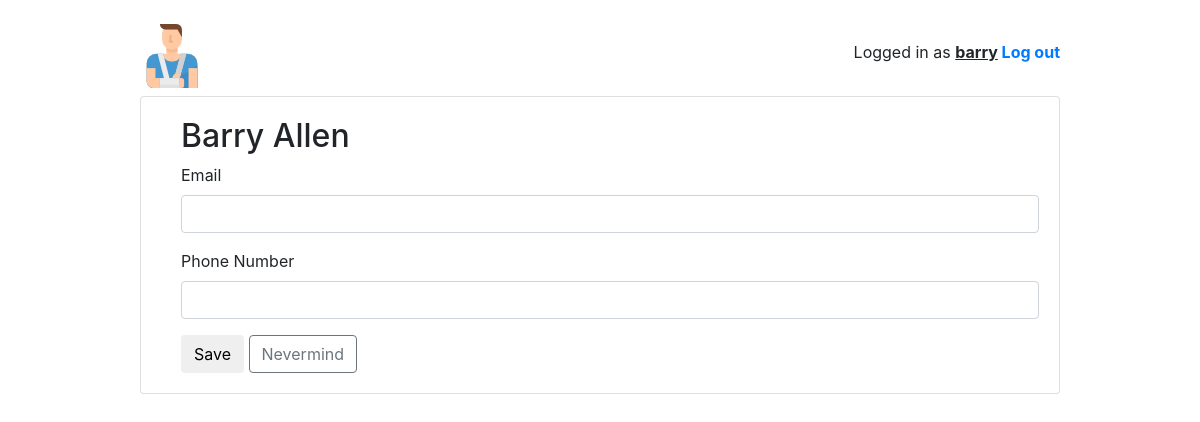
Page /home/patient/pro/profile/4/edit/4 (signed in) on the earlier database version.
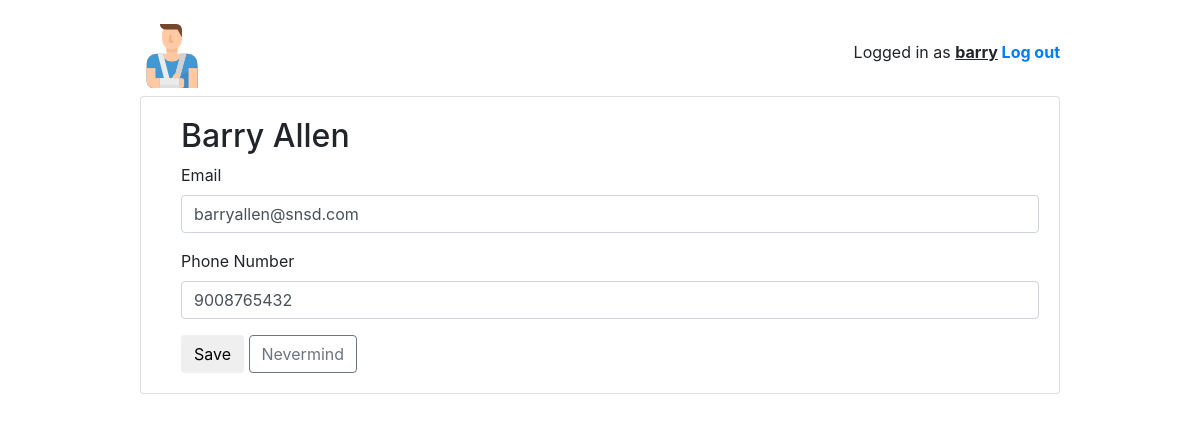
Same page on the later database version.
### home/models.py (models this page shows, shortened)
class Patient(models.Model):
    GENDER_CHOICES = [('M', 'Male'), ('F', 'Female')]
    user = models.OneToOneField(User, on_delete=models.CASCADE)
    ssn = models.IntegerField('SSN', blank=False, primary_key=True)
    first_name = models.CharField('First Name', max_length=50, blank=False)
    last_name = models.CharField('Last Name', max_length=50, blank=False)
    email = models.EmailField('Email', max_length=40, blank=True, null=True, unique=True)
    gender = models.CharField(max_length=3, choices=GENDER_CHOICES, default='M')
    phone = models.IntegerField('Phone Number', blank=True, null=True)
    class Meta:
        ordering = ['ssn']

### home/views/patient.py (the view, shortened to what this page needs)
# urls.py: path('pro/profile/<int:pk>/edit/<int:ppk>', patient.PatientProfileUpdateView.as_view(), name='patient_edit'),
@method_decorator([login_required, patient_required], name='dispatch')
class PatientProfileUpdateView(UpdateView):
    model = Patient
    fields = ('email','phone',)
    template_name = 'home/patient/patient_edit.html'
    pk_url_kwarg = 'ppk'
    def get_queryset(self):
        return Patient.objects.filter(ssn=self.request.user.patient.ssn)

### home/templates/home/patient/patient_edit.html (shortened to what this page needs)
<!DOCTYPE html>
{% extends "base.html" %}
{% load crispy_forms_tags %}
{% block content %}
<div style="margin-left:20px;">
    <h2>{{ user.first_name }} {{ user.last_name}}</h2>
    <form method="post" novalidate>
           {{form | crispy }}
           <button type="submit" class="btn btn-sucess">Save</button>
           <a href="{% url 'patient:patient_profile' user.patient.ssn %}" class="btn btn-outline-secondary" role="button">Nevermind</a>
       </form>
</div>
{% endblock %}

Differences in the rows shown:
changed Patient: email (not shown) → "barryallen@snsd.com"; phone (not shown) → "9008765432"
